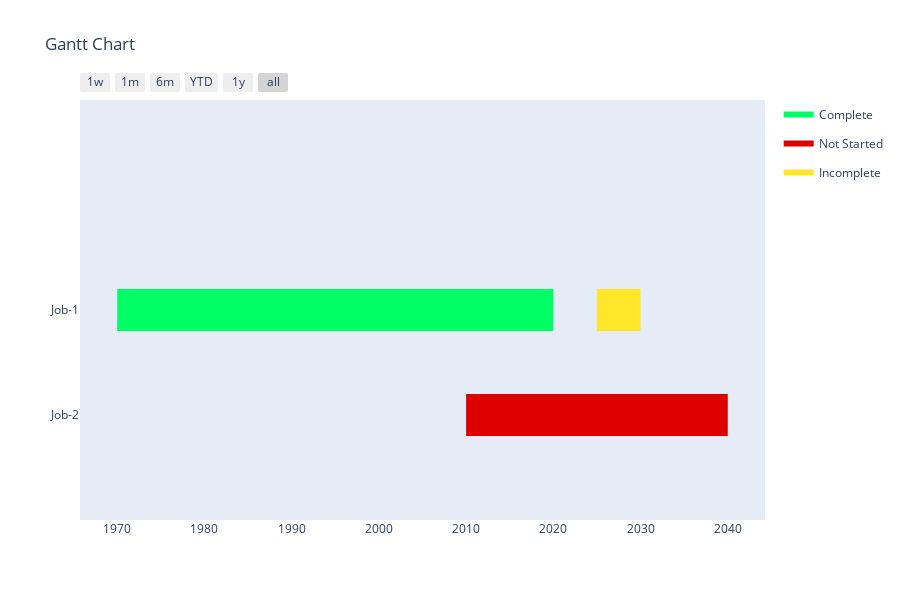

Notebook code cell kept with this figure:
### Code cell
import plotly.figure_factory as ff

df = [dict(Task="Job-1", Start='0', Finish='20', Resource='Complete'),
      dict(Task="Job-1", Start='25', Finish='30', Resource='Incomplete'),
      dict(Task="Job-2", Start='10', Finish='40', Resource='Not Started'),
     ]

colors = {'Not Started': 'rgb(220, 0, 0)',
          'Incomplete': (1, 0.9, 0.16),
          'Complete': 'rgb(0, 255, 100)'}

fig = ff.create_gantt(df, colors=colors, index_col='Resource', show_colorbar=True,
                      group_tasks=True)
fig.show()

### Figure 1 — Plotly figure (JSON) as saved in the notebook; plotly's stock layout.template omitted (floating-point values rounded to 4 significant figures)
{"data": [{"fill": "toself", "fillcolor": "rgb(0, 255, 100)", "hoverinfo": "name", "legendgroup": "rgb(0, 255, 100)", "mode": "none", "name": "Complete", "type": "scatter", "x": ["0", "20", "20", "0"], "y": [0.8, 0.8, 1.2, 1.2]}, {"fill": "toself", "fillcolor": "rgb(220, 0, 0)", "hoverinfo": "name", "legendgroup": "rgb(220, 0, 0)", "mode": "none", "name": "Not Started", "type": "scatter", "x": ["10", "40", "40", "10"], "y": [-0.2, -0.2, 0.2, 0.2]}, {"fill": "toself", "fillcolor": "rgb(255, 230, 41)", "hoverinfo": "name", "legendgroup": "rgb(255, 230, 41)", "mode": "none", "name": "Incomplete", "type": "scatter", "x": ["25", "30", "30", "25"], "y": [0.8, 0.8, 1.2, 1.2]}, {"legendgroup": "rgb(0, 255, 100)", "marker": {"color": "rgb(0, 255, 100)", "opacity": 0, "size": 1}, "mode": "markers", "name": "", "showlegend": false, "text": [null, null], "type": "scatter", "x": ["0", "20"], "y": [1, 1]}, {"legendgroup": "rgb(220, 0, 0)", "marker": {"color": "rgb(220, 0, 0)", "opacity": 0, "size": 1}, "mode": "markers", "name": "", "showlegend": false, "text": [null, null], "type": "scatter", "x": ["10", "40"], "y": [0, 0]}, {"legendgroup": "rgb(255, 230, 41)", "marker": {"color": "rgb(255, 230, 41)", "opacity": 0, "size": 1}, "mode": "markers", "name": "", "showlegend": false, "text": [null, null], "type": "scatter", "x": ["25", "30"], "y": [1, 1]}], "layout": {"height": 600, "hovermode": "closest", "showlegend": true, "title": {"text": "Gantt Chart"}, "xaxis": {"rangeselector": {"buttons": [{"count": 7, "label": "1w", "step": "day", "stepmode": "backward"}, {"count": 1, "label": "1m", "step": "month", "stepmode": "backward"}, {"count": 6, "label": "6m", "step": "month", "stepmode": "backward"}, {"count": 1, "label": "YTD", "step": "year", "stepmode": "todate"}, {"count": 1, "label": "1y", "step": "year", "stepmode": "backward"}, {"step": "all"}]}, "showgrid": false, "type": "date", "zeroline": false}, "yaxis": {"autorange": false, "range": [-1, 3], "showgrid": false, "ticktext": ["Job-2", "Job-1"], "tickvals": [0, 1], "zeroline": false}}}
